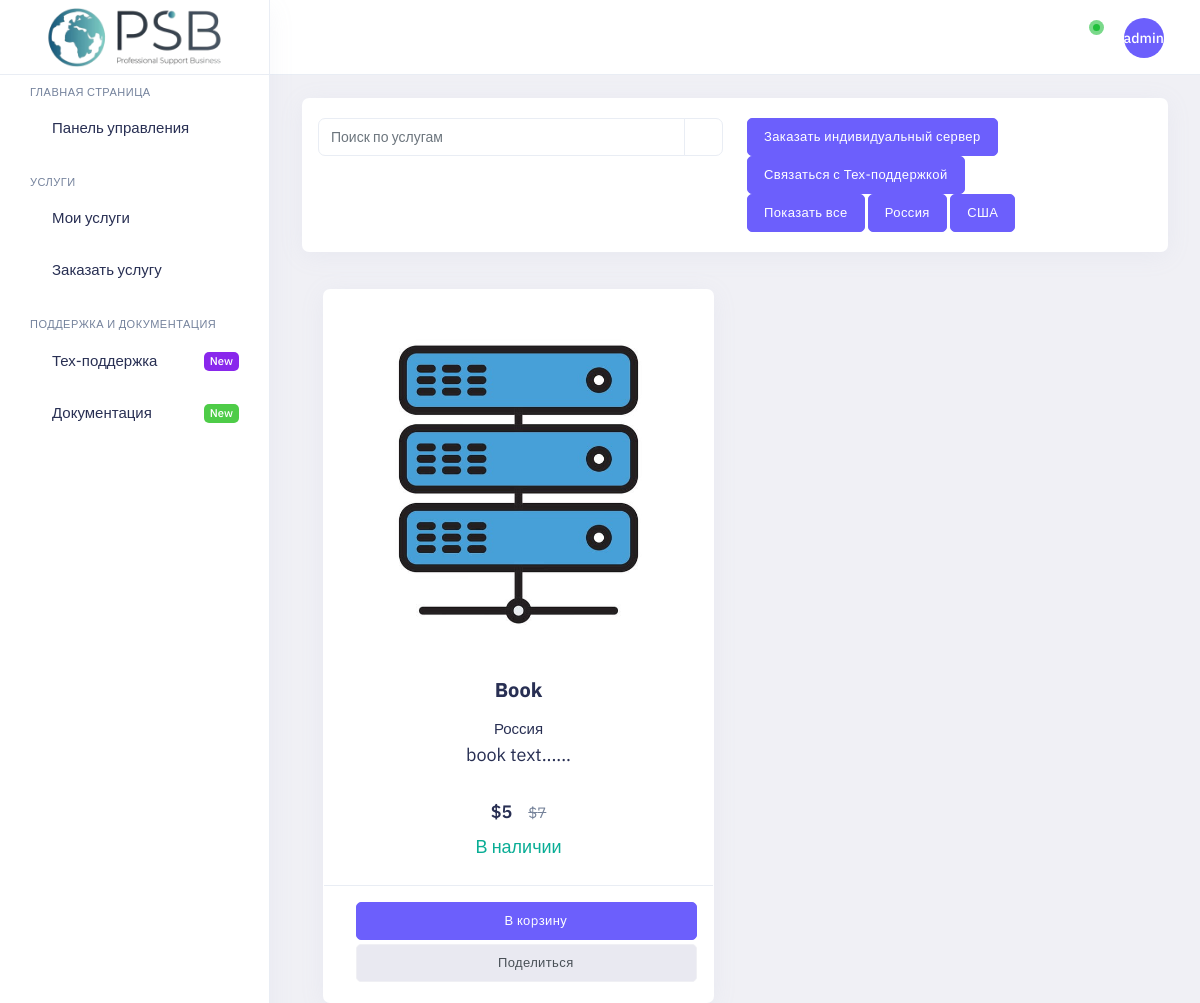
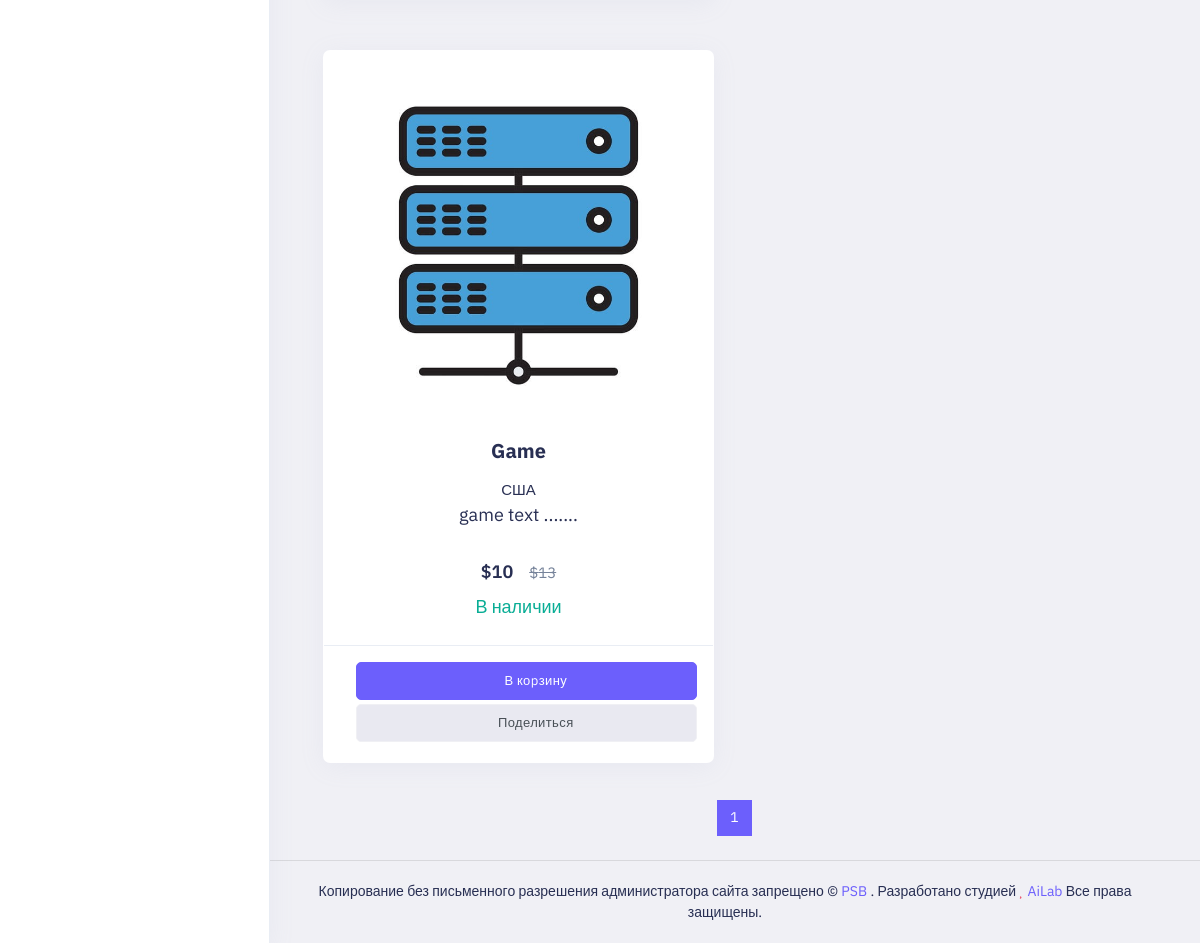
/shop/ (signed in), run on the app's committed database (2 pictures, top to bottom).
### shop/models.py (models this page shows, shortened)
class Country(models.Model):
    title = models.CharField(verbose_name='Страна', max_length=200)
    class Meta:
        verbose_name = 'Страны'
        verbose_name_plural = 'Страна'

class Product(models.Model):
    title = models.CharField(verbose_name='Наименование товара', max_length=100)
    configurations = models.TextField(verbose_name='Описание конфигурации')
    price = models.IntegerField(verbose_name='Цена')
    total = models.IntegerField(verbose_name='Старая цена', blank=True)
    count = models.BooleanField(verbose_name='В наличии')
    country = models.ForeignKey(Country, verbose_name="Страна", related_name='country', null=True, on_delete=models.SET_NULL)
    class Meta:
        verbose_name = 'Товары'
        verbose_name_plural = 'Товар'

### shop/views.py (the view)
# urls.py: path('shop/', views.Shops.as_view(), name="shop"),
class Shops(LoginRequiredMixin, ListView):
    login_url = '/accounts/login/'
    template_name = 'pages/shop.html'
    model = Product
    context_object_name = 'product'
    paginate_by = 8
    def get_context_data(self, **kwargs):
        country = Country.objects.all()
        context = super().get_context_data(**kwargs)
        context["country"] = country
        return context

### cart/cart.py (called while the page is built)
    def __len__(self):
        return sum(item['quantity'] for item in self.cart.values())

### cart/context_processors.py (called while the page is built)
def cart(request):
    return {'cart': Cart(request)}

### templates/pages/shop.html (shortened to what this page needs)
{% extends 'layout/index.html' %}
{% block content %}
    <div class="main-content app-content mt-0" xmlns="http://www.w3.org/1999/html">
        <div class="side-app">
            <div class="main-container container-fluid">
                <div class="page-header">
                    <h1 class="page-title">Магазин услуг</h1>
                    <div>
                        <ol class="breadcrumb">
                            <li class="breadcrumb-item"><a href="javascript:void(0)">Главная</a></li>
                            <li class="breadcrumb-item active" aria-current="page">Заказать услугу</li>
                        </ol>
                    </div>
                </div>
                <div class="row row-cards">
                    <div class="col-xl-12 col-lg-12">
                        <div class="row">
                            <div class="col-xl-12">
                                <div class="card p-0">
                                    <div class="card-body p-4">
                                        <div class="row">
                                            <div class="col-xl-5 col-lg-6 col-md-5 col-sm-6">
                                                <div class="input-group d-flex w-100 float-start my-1">
                                                    <input type="text" class="form-control" placeholder="Поиск по услугам">
                                                    <button class="btn input-group-text bg-transparent text-muted">
                                                        <i class="fa fa-search fs-16" aria-hidden="true"></i>
                                                    </button>
                                                </div>
                                            </div>
                                            <div class="col-xl-7 col-lg-6 col-md-7 col-sm-6">
                                                <div class="float-sm-end float-none my-1">
                                                    <a href="#" class="btn btn-primary me-2">Заказать индивидуальный сервер</a>
                                                    <a href="#" class="btn btn-primary">Связаться с Тех-поддержкой</a>
                                                    <div id="myBtnContainer">
                                                    <button class="btn active btn-primary" onclick="filterSelection('all')">Показать все</button>
                                                    {% for c in country %}
                                                    <button class="btn btn-primary" onclick="filterSelection('group{{ c.pk }}')">{{ c.title }}</button>
                                                    {% endfor %}
                                                    </div>
                                                </div>
                                            </div>
                                        </div>
                                    </div>
                                </div>
                            </div>
                        </div>
                        <div class="tab-content">
                            <div class="tab-pane active" id="tab-11">
                                <div class="row">
                                    {% for serv in page_obj %}
                                        <div class="filterDiv group{{ serv.country.pk }}">
                                        <div class="col-sm-6 col-md-6 col-xl-3 alert">
                                            <div class="card">
                                                <div class="product-grid6">
                                                    <div class="product-image6 p-5">
                                                        <a href="#" >
                                                            <img class="img-fluid br-7 w-100" src="/static/assets/images/media/server.png" alt="img">
                                                        </a>
                                                    </div>
                                                    <div class="card-body pt-0">
                                                        <div class="product-content text-center">
                                                            <h1 class="title fw-bold fs-20"><a href="#">{{ serv.title }}</a></h1>
                                                            <p><b>{{ serv.country.title }}</b></p>
                                                            <p class="text fs-18">{{ serv.configurations }}</p>
                                                            <div class="mb-2 text-warning">
                                                                <i class="fa fa-star text-warning"></i>
                                                                <i class="fa fa-star text-warning"></i>
                                                                <i class="fa fa-star text-warning"></i>
                                                                <i class="fa fa-star-half-o text-warning"></i>
                                                                <i class="fa fa-star-o text-warning"></i>
                                                            </div>
                                                            <div class="price mb-2">${{ serv.price }}<span class="ms-4">${{ serv.total }}</span></div>
                                                            <span class="text-success fs-18 fw-semibold">В наличии</span>
                                                        </div>
                                                    </div>
                                                    <div class="card-footer text-center">
                                                        <form action="{% url "cart:cart_add" serv.id %}" method="post">
                                                            <button type="submit" class="btn btn-primary mx-2 mb-1 w-sm"><i class="fe fe-shopping-cart me-2"></i>В коpзину</button>
                                                            <a href="javascript:void(0)" class="btn btn-light mx-2 mb-1 w-sm"><i class="fe fe-share-2 me-2 text-dark"></i>Поделиться</a>
                                                        </form>
                                                    </div>
                                                </div>
                                                </div>
                                            </div>
                                        </div>
                                    {% endfor %}
                                </div>
                                <div class="mb-5">
                                    <div class="center">
                                        <ul class="pagination justify-content-center">
                                            {% for i in page_obj.paginator.page_range %}
                                                {% if page_obj.number == i %}
                                                    <li class="page-item active"><a class="page-link" href="?page={{ i }}">{{ i }}</a></li>
                                                {% elif i >= page_obj.number|add:-2 and i <= page_obj.number|add:2 %}
                                                    <li class="page-item"><a class="page-link" href="?page={{ i }}">{{ i }}</a></li>
                                                {% endif %}
                                            {% endfor %}
                                        </ul>
                                    </div>
                                </div>
                            </div>
                        </div>
                    </div>
                </div>
            </div>
        </div>
    </div>
{% endblock %}

### templates/layout/index.html (shortened to what this page needs)
<!doctype html>
<html lang="en" dir="ltr">
<head>
    <link id="style" href="/static/assets/plugins/bootstrap/css/bootstrap.min.css" rel="stylesheet" />
    <link href="/static/assets/css/style.css" rel="stylesheet" />
    <link href="/static/assets/css/dark-style.css" rel="stylesheet" />
    <link href="/static/assets/css/transparent-style.css" rel="stylesheet">
    <link href="/static/assets/css/skin-modes.css" rel="stylesheet" />
    <link href="/static/assets/css/icons.css" rel="stylesheet" />
    <link id="theme" rel="stylesheet" type="text/css" media="all" href="/static/assets/colors/color1.css" />
</head>
<body class="app sidebar-mini ltr light-mode">
<div class="page">
    <div class="page-main">
        <div class="app-header header sticky">
            <div class="container-fluid main-container">
                <div class="d-flex">
                    <a aria-label="Hide Sidebar" class="app-sidebar__toggle" data-bs-toggle="sidebar" href="javascript:void(0)"></a>
                    <div class="d-flex order-lg-2 ms-auto header-right-icons">
                        <div class="navbar navbar-collapse responsive-navbar p-0">
                            <div class="collapse navbar-collapse" id="navbarSupportedContent-4">
                                <div class="d-flex order-lg-2">
                                    <div class="dropdown d-flex">
                                        <a class="nav-link icon full-screen-link nav-link-bg">
                                            <i class="fe fe-minimize fullscreen-button"></i>
                                        </a>
                                    </div>
                                    <div class="dropdown  d-flex notifications">
                                        <a class="nav-link icon" data-bs-toggle="dropdown"><i
                                                class="fe fe-bell"></i><span class=" pulse"></span>
                                        </a>
                                    </div>
                                    <div class="dropdown d-flex profile-1">
                                        <a href="javascript:void(0)" data-bs-toggle="dropdown" class="nav-link leading-none d-flex"><span class="avatar avatar-md brround bg-primary">{{ request.user.username|truncatechars:5 }}</span>
                                        </a>
                                    </div>
                                </div>
                            </div>
                        </div>
                    </div>
                </div>
            </div>
        </div>
        <div class="sticky">
            <div class="app-sidebar">
                <div class="side-header">
                    <a class="header-brand1" href="{% url 'shop:index' %}">
                        <img src="/static/assets/images/logo.png" class="header-brand-img light-logo1"
                             alt="logo">
                    </a>
                </div>
                <div class="main-sidemenu">
                    <ul class="side-menu">
                        <li class="sub-category">
                            <h3>Главная страница</h3>
                        </li>
                        <li class="slide">
                            <a class="side-menu__item has-link" data-bs-toggle="slide" href="{% url 'shop:index' %}"><span
                                    class="side-menu__label">Панель управления</span></a>
                        </li>
                        <li class="sub-category">
                            <h3>Услуги</h3>
                        </li>
                        <li class="slide">
                            <a class="side-menu__item" data-bs-toggle="slide" href="javascript:void(0)">
                                <i class="side-menu__icon fe fe-shopping-bag"></i>
                                <span class="side-menu__label">Мои услуги</span>
                                <i class="angle fe fe-chevron-right"></i></a>
                        </li>
                        <li class="slide">
                            <a class="side-menu__item has-link" data-bs-toggle="slide" href="{% url 'shop:shop' %}"><i
                                    class="side-menu__icon fe fe-shopping-cart"></i><span
                                    class="side-menu__label">Заказать услугу</span>
                            </a>
                        </li>
                        <li class="sub-category">
                            <h3>Поддержка и документация</h3>
                        </li>
                        <li class="slide">
                            <a class="side-menu__item has-link" href="{% url 'shop:support' %}"><i
                                    class="side-menu__icon fe fe-zap"></i><span
                                    class="side-menu__label">Тех-поддержка</span><span class="badge bg-purple br-5 side-badge blink-text pb-1">New</span></a>
                        </li>
                        <li class="slide">
                            <a class="side-menu__item has-link" href="#"><i
                                    class="side-menu__icon fe fe-file-text"></i><span
                                    class="side-menu__label">Документация</span><span class="badge bg-green br-5 side-badge blink-text pb-1">New</span></a>
                        </li>
                    </ul>
                </div>
            </div>
        </div>
        {% block content %}
        {% endblock %}
    </div>
    <footer class="footer">
        <div class="container">
            <div class="row align-items-center flex-row-reverse">
                <div class="col-md-12 col-sm-12 text-center">
                    Копирование без письменного разрешения администратора сайта запрещено © <a href="javascript:void(0)">PSB</a> . Разработано студией <span
                        class="fa fa-heart text-danger"></span> <a href="javascript:void(0)"> AiLab </a> Все права защищены.
                </div>
            </div>
        </div>
    </footer>
</div>
</body>
</html>

### static/assets/colors/color1.css (style rules this page uses)
a { color: var(--primary-bg-color); }
.bg-primary { background: var(--primary-bg-color) !important; }
.btn-primary { color: #fff !important; background: var(--primary-bg-color) !important; border-color: var(--primary-bg-color) !important; }
.btn-primary:not(:disabled):not(.disabled):active, .btn-primary:not(:disabled):not(.disabled).active { color: #fff; background-color: var(--primary-bg-color); border-color: var(--primary-bg-color); }
.page-item.active .page-link { color: #fff; background-color: var(--primary-bg-color); border-color: var(--primary-bg-color); }
.breadcrumb-item.active { color: #f5f3f9; }
.footer a:not(.btn) { color: var(--primary-bg-color); }
.avatar { background: var(--primary02) no-repeat center/cover; }
.tab-content i, .tabs-menu2 ul li .active { color: var(--primary-bg-color); }
.tab-content .btn i { color: #fff; }

### templates/pages/shop.html (style rules this page uses)
.filterDiv { display: none; }
.show { display: block; }

### data on the page
Country: title "Россия"
Country: title "США"
Product: title "Book", country "Россия", configurations "book text......", price "5", total "7"
Product: title "Game", country "США", configurations "game text .......", price "10", total "13"

### other printed values
{{ request.user.username|truncatechars:5 }} "admin"
{{ i }} "1"
